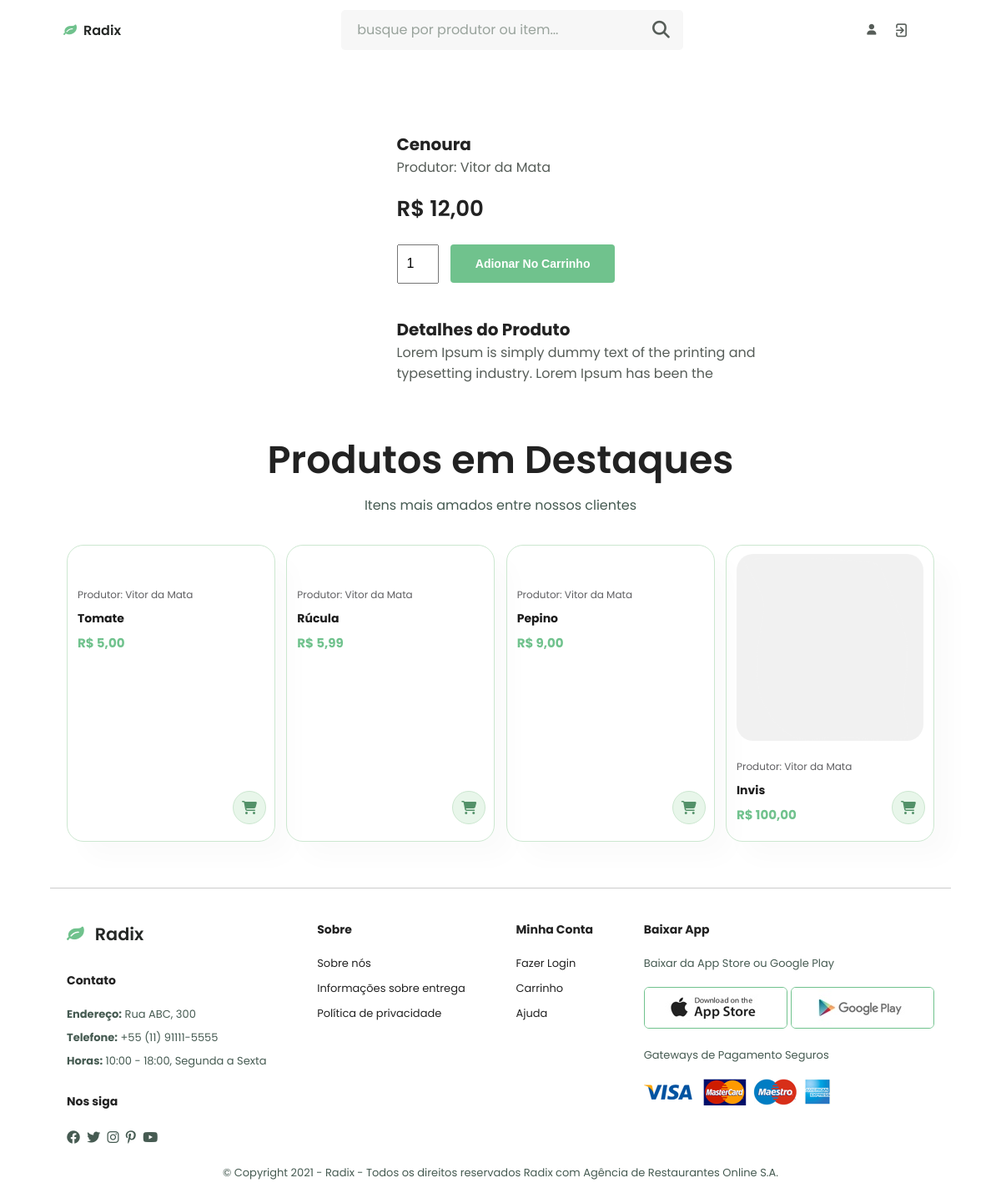
The app's page /sproduto.php?idProduto=7 (signed in) with its own data.
### tables this page shows
create table tblProduto(
idProduto int auto_increment primary key,
nomeProd varchar(50),
preco double,
foto varchar(500),
detalhe varchar(250),
idVendedor int,
foreign key (idVendedor) references tblVendedor(idVendedor),
statusProduto bit
);

create table tblVendedor(
idVendedor int auto_increment primary key,
nomeVend varchar(50),
cpfCnpj varchar(20),
emailVend varchar(50),
senhaVend varchar(15),
imagemVend varchar(500),
enderecoVend varchar(100),
statusConta bit
);

### php/load.php (called while the page is built)
<?php
require('connection.php');
$idProduto = $_GET['idProduto'];
$sql = $pdo->query("SELECT * from tblProduto where idProduto = '$idProduto'");
if($sql->rowCount() > 0){
    foreach($sql->fetchAll() as $value){
    }
}
?>

### sproduto.php (the view, shortened to what this page needs)
<?php
include('php/load.php');
include('php/conexao.php');
 $consulta = "SELECT * FROM tblProduto WHERE statusProduto <> 0  ORDER BY RAND() LIMIT 4";
$conn = $mysqli->query($consulta) or die($mysqli->error);
$idProduto = $value["idProduto"];
$consultaVend = "SELECT nomeVend as nomeVend FROM tblVendedor as v inner join tblProduto as p on v.idVendedor = p.idVendedor where idProduto = $idProduto";
$connVend = $mysqli->query($consultaVend) or die($mysqli->error);
?>
<!DOCTYPE html>
<html lang="en">
<head>
    <link rel="stylesheet" href="https://cdn.jsdelivr.net/npm/boxicons@latest/css/boxicons.min.css">
    <link rel="stylesheet" href="https://unpkg.com/swiper@7/swiper-bundle.min.css" />
    <link rel="stylesheet" href="assets/css/stylesSProd.css">
    <link rel="stylesheet" href="https://cdnjs.cloudflare.com/ajax/libs/font-awesome/5.15.4/css/all.min.css">
    <link rel="stylesheet" href="https://cdnjs.cloudflare.com/ajax/libs/font-awesome/6.1.1/css/all.min.css">
    <link rel="stylesheet" href="https://cdnjs.cloudflare.com/ajax/libs/font-awesome/4.7.0/css/font-awesome.min.css">
    <link rel="stylesheet" href="https://unicons.iconscout.com/release/v4.0.0/css/line.css">
</head>
<body>
    <header class="header" id="header">
        <nav class="nav nav__container">
            <a href="initial.php" class="nav__logo first"> <i class="fa fa-leaf"></i>Radix</a>
            <div class="nav__menu" id="nav-menu">
                <ul class="nav__list__initial">
                    <form action="" class="search-form">
                        <input id="enter" type="search" placeholder="busque por produtor ou item..." id="search-box">
                        <button onclick="searchData()">
                            <label for="search-box" class="fas fa-search"></label></button>
                    </form>
                    <div class="nav__icon">
                        <li class="nav__item">
                            <a href="perfilCliente.php" class="fas fa-user nav__link"></a>
                        </li>
                        <li class="nav__item">
                            <a href="php/logout.php" class="uil uil-signout nav__link" style="font-size: 1.2rem !important"></a>
                        </li>
                    </div>
                </ul>
            </div>
        </nav>
    </header>
    <section class="prodetails section-p1">
    <form action="#" method="POST" enctype="multipart/form-data">
        <div class="single-pro-image">
        </div>
        <div class="single-pro-details">
            <h4><?php echo $value['nomeProd']; ?></h4>
            <a href="sVendedor.php?idVendedor=<?php echo $value["idVendedor"]; ?>"><span>Produtor: <?php while ($dado2 = $connVend->fetch_array()) {
                                                echo $dado2['nomeVend']; ?></span><?php } ?></a>
            <h2>R$ <?php echo number_format($value["preco"], 2, ",", "."); ?></h2>
            <input type="number" value="1" name="qtde" min="0">
            <input type="submit" class="normal btn" name="sub" value="Adionar no carrinho">
            <h4>Detalhes do Produto</h4>
            <span><?php echo $value['detalhe']; ?></span>
        </div>
    </form>
    </section>
        <section class="produtos1 section-p1">
        <h2>Produtos em Destaques</h2>
        <p>Itens mais amados entre nossos clientes</p>
            <div class="prod__container">
                <?php
                while ($dado = $conn->fetch_array()) {
                    $idProduto = $dado["idProduto"];
                    $consultaVend = "SELECT nomeVend as nomeVend FROM tblVendedor as v inner join tblProduto as p on v.idVendedor = p.idVendedor where idProduto = $idProduto";
                    $connVend = $mysqli->query($consultaVend) or die($mysqli->error);
                ?>
                    <div class="prod">
                        <img src="upload/<?php echo $dado["foto"]; ?>" alt="">
                        <div class="des">
                            <span>Produtor: <?php while ($dado2 = $connVend->fetch_array()) {
                                                echo $dado2['nomeVend']; ?></span>
                            <h5><?php echo $dado["nomeProd"]; ?></h5><?php } ?></h2>
                        <h4>R$ <?php echo number_format($dado["preco"], 2, ",", "."); ?></h4>
                        </div>
                        <a href="sproduto.php?idProduto=<?php echo $dado["idProduto"]; ?>"><i class="fas fa-shopping-cart"></i></a>
                    </div>
                <?php } ?>
            </div>
        </section>
    <footer class="section-p1">
        <div class="col">
            <a href="index.html" class="nav__logo logo"> <i class="fa fa-leaf" style="color: #70C28D;"></i> Radix </a>
            <h4>Contato</h4>
            <p><strong>Endereço:</strong> Rua ABC, 300</p>
            <p><strong>Telefone:</strong> +55 (11) 91111-5555</p>
            <p><strong>Horas:</strong> 10:00 - 18:00, Segunda a Sexta</p>
            <div class="follow">
                <h4>Nos siga</h4>
                <div class="icon">
                    <i class="fab fa-facebook-f"></i>
                    <i class="fab fa-twitter"></i>
                    <i class="fab fa-instagram"></i>
                    <i class="fab fa-pinterest-p"></i>
                    <i class="fab fa-youtube"></i>
                </div>
            </div>
        </div>
        <div class="col">
            <h4>Sobre</h4>
            <a href="#">Sobre nós</a>
            <a href="#">Informações sobre entrega</a>
            <a href="#">Política de privacidade</a>
        </div>
        <div class="col">
            <h4>Minha Conta</h4>
            <a href="#">Fazer Login</a>
            <a href="#">Carrinho</a>
            <a href="#">Ajuda</a>
        </div>
        <div class="col install">
            <h4>Baixar App</h4>
            <p>Baixar da App Store ou Google Play</p>
            <div class="row">
                <img src="assets/img/pay/app.jpg" alt="">
                <img src="assets/img/pay/play.jpg" alt="">
            </div>
            <p>Gateways de Pagamento Seguros</p>
            <img src="assets/img/pay/pay.png" alt="">
        </div>
        <div class="copyright">
            <p>© Copyright 2021 - Radix - Todos os direitos reservados Radix com Agência de Restaurantes Online S.A.</p>
        </div>
    </footer>
</body>
</html>

### records on screen
tblproduto: nomeProd "Cenoura", preco "12,00", detalhe "Lorem Ipsum is simply dummy text of the printing and typesetting industry. Lorem Ipsum has been the"
tblvendedor: nomeVend "Vitor da Mata"
tblproduto: nomeProd "Tomate", preco "5,00"
tblproduto: nomeProd "Rúcula", preco "5,99"
tblproduto: nomeProd "Pepino", preco "9,00"
tblproduto: foto (picture), nomeProd "Invis", preco "100,00"
